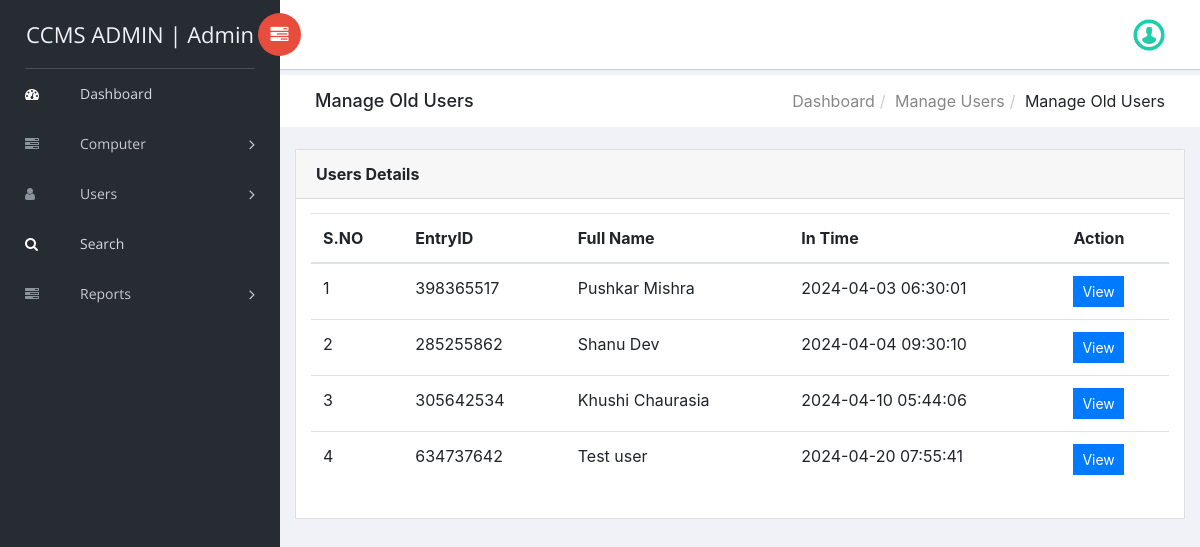
The app's page /ccms/manage-olduser.php (signed in) with its own data.
### tables this page shows
CREATE TABLE `tblusers` (
  `ID` int(10) NOT NULL,
  `EntryID` varchar(20) DEFAULT NULL,
  `UserName` varchar(120) DEFAULT NULL,
  `UserAddress` varchar(200) DEFAULT NULL,
  `MobileNumber` bigint(10) DEFAULT NULL,
  `Email` varchar(200) DEFAULT NULL,
  `ComputerName` varchar(120) DEFAULT NULL,
  `IDProof` varchar(120) DEFAULT NULL,
  `InTime` timestamp NULL DEFAULT current_timestamp(),
  `OutTime` timestamp NULL DEFAULT NULL ON UPDATE current_timestamp(),
  `Fees` varchar(120) DEFAULT NULL,
  `Remark` varchar(120) DEFAULT NULL,
  `Status` varchar(20) NOT NULL,
  `UpdationDate` timestamp NULL DEFAULT NULL ON UPDATE current_timestamp()
);

### ccms/manage-olduser.php (the view, shortened to what this page needs)
<?php
include('includes/dbconnection.php');
if (strlen($_SESSION['ccmsaid']==0)) {
  header('location:logout.php');
  } else{
  ?>
<!doctype html>
<html class="no-js" lang="en">
<head>
    <link rel="stylesheet" href="vendors/bootstrap/dist/css/bootstrap.min.css">
    <link rel="stylesheet" href="vendors/font-awesome/css/font-awesome.min.css">
    <link rel="stylesheet" href="vendors/themify-icons/css/themify-icons.css">
    <link rel="stylesheet" href="vendors/flag-icon-css/css/flag-icon.min.css">
    <link rel="stylesheet" href="vendors/selectFX/css/cs-skin-elastic.css">
    <link rel="stylesheet" href="assets/css/style.css">
</head>
<body>
    <?php include_once('includes/sidebar.php');?>
    <div id="right-panel" class="right-panel">
        <?php include_once('includes/header.php');?>
        <div class="breadcrumbs">
            <div class="col-sm-4">
                <div class="page-header float-left">
                    <div class="page-title">
                        <h1>Manage Old Users</h1>
                    </div>
                </div>
            </div>
            <div class="col-sm-8">
                <div class="page-header float-right">
                    <div class="page-title">
                        <ol class="breadcrumb text-right">
                            <li><a href="dashboard.php">Dashboard</a></li>
                            <li><a href="manage-newusers.php">Manage Users</a></li>
                            <li class="active">Manage Old Users</li>
                        </ol>
                    </div>
                </div>
            </div>
        </div>
        <div class="content mt-3">
            <div class="animated fadeIn">
                <div class="row">
                    <div class="col-lg-12">
                        <div class="card">
                            <div class="card-header">
                                <strong class="card-title">Users Details</strong>
                            </div>
                            <div class="card-body">
                                <table class="table">
                                    <thead>
                                        <tr>
                                            <tr>
                  <th>S.NO</th>
                  <th>EntryID</th>
                  <th>Full Name</th>
                  <th>In Time</th>
                 <th>Action</th>
                </tr>
                                        </tr>
                                        </thead>
                                    <?php
$ret=mysqli_query($con,"select *from tblusers where Status='Out'");
$cnt=1;
$count=mysqli_num_rows($ret);
if($count>0):
while ($row=mysqli_fetch_array($ret)) {
?>
                <tr>
            <td><?php echo $cnt;?></td>
             <td><?php  echo $row['EntryID'];?></td>
            <td><?php  echo $row['UserName'];?></td>
            <td><?php  echo $row['InTime'];?></td>
                  <td ><a href="view-user-detail.php?upid=<?php echo $row['ID'];?>" class="btn btn-primary btn-sm">View</a>
                </tr>
                <?php
$cnt=$cnt+1;
} else: ?>
<tr>
<td style="color:red">No Record found</td>
</tr>
<?php endif;?>
                                </table>
                            </div>
                        </div>
                    </div>
                </div>
            </div>
        </div>
    </div>
</body>
</html>
<?php }  ?>

### ccms/includes/sidebar.php (shortened to what this page needs)
<aside id="left-panel" class="left-panel">
        <nav class="navbar navbar-expand-sm navbar-default">
<?php
$adminid=$_SESSION['ccmsaid'];
$ret=mysqli_query($con,"select AdminName from tbladmin where ID='$adminid'");
$row=mysqli_fetch_array($ret);
$name=$row['AdminName'];
?>
            <div class="navbar-header">
                <a class="navbar-brand" href="dashboard.php">CCMS ADMIN | <?php echo $name; ?></a>
            </div>
            <div id="main-menu" class="main-menu collapse navbar-collapse">
                <ul class="nav navbar-nav">
                    <li class="active">
                        <a href="dashboard.php"> <i class="menu-icon fa fa-dashboard"></i>Dashboard </a>
                    </li>
<li class="menu-item-has-children dropdown">
                        <a href="#" class="dropdown-toggle" data-toggle="dropdown" aria-haspopup="true" aria-expanded="false"> <i class="menu-icon fa fa-tasks"></i>Computer</a>
                    </li>
 <li class="menu-item-has-children dropdown">
                        <a href="add-users.php" class="dropdown-toggle" data-toggle="dropdown" aria-haspopup="true" aria-expanded="false"> <i class="menu-icon fa fa-user"></i>Users</a>
                    </li>
<li class="active">
                        <a href="search.php"> <i class="menu-icon fa fa-search"></i>Search </a>
                    </li>
  <li class="menu-item-has-children dropdown">
                        <a href="#" class="dropdown-toggle" data-toggle="dropdown" aria-haspopup="true" aria-expanded="false"> <i class="menu-icon fa fa-tasks"></i>Reports</a>
                    </li>
                </ul>
            </div>
        </nav>
    </aside>

### records on screen
tblusers: EntryID "398365517", UserName "Pushkar Mishra", InTime "2024-04-03 06:30:01"
tblusers: EntryID "285255862", UserName "Shanu Dev", InTime "2024-04-04 09:30:10"
tblusers: EntryID "305642534", UserName "Khushi Chaurasia", InTime "2024-04-10 05:44:06"
tblusers: EntryID "634737642", UserName "Test user", InTime "2024-04-20 07:55:41"

### other values on screen
$name "Admin"
